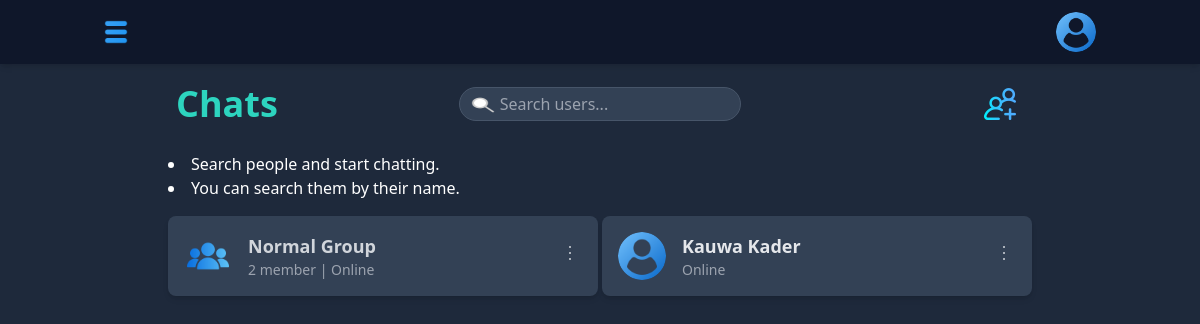
The app's page / (signed in) with its own data.
### chat/models.py (models this page shows, shortened)
class Profile(models.Model):
    uid = models.UUIDField(max_length=200, unique=True, blank=True)
    user = models.OneToOneField(User, on_delete=models.CASCADE, related_name='profile')
    avatar = models.ImageField(upload_to=user_avatar_path, blank=True)
    bio = models.TextField(blank=True, null=True)
    is_online = models.BooleanField(default=False)
    last_seen = models.DateTimeField(blank=True, null=True)
    class Meta:
        ordering = ('user',)
    @property
    def full_name(self):
        return self.user.get_full_name()

class ChatRoom(models.Model):
    uid = models.CharField(max_length=200, unique=True, blank=True)
    name = models.CharField(max_length=100, null=True, blank=True)
    avatar = models.ImageField(upload_to=chat_group_avatar_path, blank=True)
    admin = models.ForeignKey(User, on_delete=models.CASCADE, null=True, blank=True, related_name='admin_of_rooms') # access all ChatRooms of a user by User.admin_of_rooms.all()
    members = models.ManyToManyField(User, blank=True, related_name='rooms') # access all rooms of a user by User.rooms.all()
    is_private = models.BooleanField(default=False)
    second_user = models.ForeignKey(User, on_delete=models.CASCADE, blank=True, null=True) # I will use this field in views function for storing second_user for private chat
    created_at = models.DateTimeField(auto_now_add=True)
    updated_at = models.DateTimeField(auto_now=True)
    class Meta:
        ordering = ('-updated_at', 'created_at')
    @property
    def member_count(self):
        return self.members.count()

### chat/views/chat.py (the view)
# urls.py: path('', Home, name='home'),
@login_required
def Home(request):
    user = request.user
    rooms = user.rooms.all() # works because of related_name='rooms' in ChatRoom model
    '''set the other_user field of private chat rooms to access the other user of the private chat room in the template'''
    for room in rooms:
        if room.is_private:
            room.second_user = room.members.exclude(id=user.id).first()
    return render(request, 'chat/pages/home.html', {'rooms': rooms})

### templates/chat/pages/home.html (shortened to what this page needs)
{% extends "chat/base.html" %}
{% block content %}
    {% include "chat/components/navbar.html" %}
    {% include "chat/home/home_chat_list.html" %}
{% endblock content %}

### templates/chat/components/navbar.html (shortened to what this page needs)
{% load static %}
<nav class="bg-slate-900 shadow-md">
    <div class="container mx-auto px-4 py-3 flex items-center justify-between">
        <button id="menu-btn" class="focus:outline-none z-50">
            <img src="{% static 'chat/icons/hamburger.png' %}" alt="Menu" class="h6- w-6">
        </button>
        <div class="relative">
            <img id="profile-btn" src="{{ user.profile.avatar.url }}" alt="User Profile" class="w-10 h-10 rounded-full border-1 border-teal-400 cursor-pointer">
        </div>
    </div>
</nav>

### templates/chat/home/home_chat_list.html (shortened to what this page needs)
{% load static %}
<div class="container mx-auto px-4 py-2 max-w-4xl">
    {% include "chat/home/header_home_chat_list.html" %}
    <div id="user-list" class="grid grid-cols-1 md:grid-cols-2 gap-1">
    {% for room in rooms %}
        {% if room.is_private %}
        <div class="relative bg-slate-700 p-4 rounded-lg shadow-md flex items-center justify-between">
            <a href="{% url "chatroom" room.uid %}">
                <div class="flex items-center space-x-4">
                    <img src="{{ room.second_user.profile.avatar.url }}" alt="User Avatar" class="w-12 h-12 rounded-full">
                    <div>
                        <p class="text-lg font-semibold text-gray-200">{{ room.second_user.profile.full_name }}</p>
                        <p class="text-sm text-gray-400">
                            {% if room.second_user.profile.is_online %}
                                Online
                            {% else %}
                                active {{ room.second_user.profile.last_seen|timesince }} ago
                            {% endif %}
                        </p>
                    </div>
                </div>
            </a>
            <div class="relative">
                <button class="three-dot-btn focus:outline-none" data-index="0">
                    <svg class="w-6 h-6 text-gray-300" fill="none" stroke="currentColor" viewBox="0 0 24 24" xmlns="http://www.w3.org/2000/svg">
                        <path stroke-linecap="round" stroke-linejoin="round" stroke-width="2" d="M12 6h.01M12 12h.01M12 18h.01"></path>
                    </svg>
                </button>
            </div>
        </div>
        {% else %}
        <div class="relative bg-slate-700 p-4 rounded-lg shadow-md flex items-center justify-between">
            <a href="{% url "chatroom" room.uid %}" class="">
                <div class="flex items-center space-x-4">
                    <img src="{{ room.avatar.url }}" alt="User Avatar" class="w-12 h-12 rounded-full border-1 border-teal-400">
                    <div>
                        <p class="text-lg font-semibold text-gray-300">{{ room.name }}</p>
                        <p class="text-sm text-gray-400">{{ room.member_count }} member | Online</p>
                    </div>
                </div>
            </a>
            <div class="relative">
                <button class="three-dot-btn focus:outline-none" data-index="0">
                    <svg class="w-6 h-6 text-gray-300" fill="none" stroke="currentColor" viewBox="0 0 24 24" xmlns="http://www.w3.org/2000/svg">
                        <path stroke-linecap="round" stroke-linejoin="round" stroke-width="2" d="M12 6h.01M12 12h.01M12 18h.01"></path>
                    </svg>
                </button>
            </div>
        </div>
        {% endif %}
    {% endfor %}
    </div>
</div>

### records on screen
ChatRoom: avatar (picture), name "Normal Group", member_count "2"
ChatRoom: second_user.profile.avatar (placeholder picture), second_user.profile.full_name "Kauwa Kader", shows "Online"
